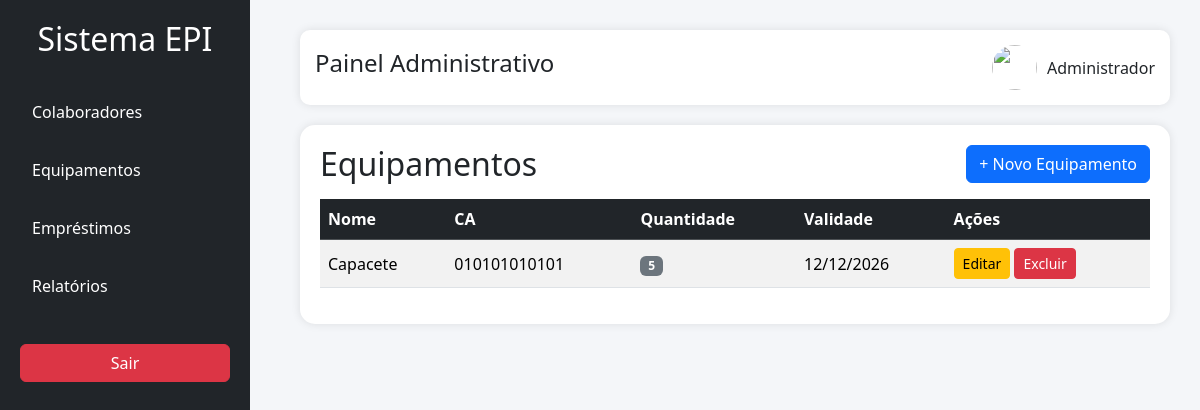
Before: /equipamentos/ (signed in) with the older database file.
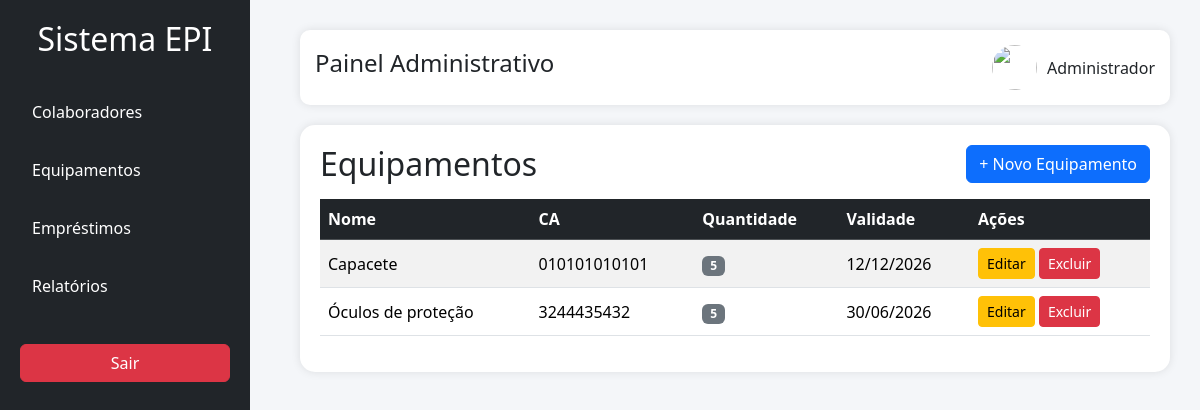
After: the same page with the newer database file.
### equipamentos/models.py (models this page shows, shortened)
class Equipamento(models.Model):
    nome_epi = models.CharField(max_length=100)
    ca = models.CharField(max_length=30)
    quantidade = models.IntegerField()
    validade = models.DateField()
    descricao = models.TextField()

### equipamentos/views.py (the view)
@login_required
def listar_equipamentos(request):
    equipamentos = Equipamento.objects.all()
    return render(request, 'equipamentos/listar.html', {
        'equipamentos': equipamentos
    })

### templates/equipamentos/listar.html
{% extends 'base.html' %}
{% block content %}
<div class="d-flex justify-content-between align-items-center mb-3">
    <h2 class="mb-0">Equipamentos</h2>
    <a href="{% url 'cadastrar_equipamento' %}" class="btn btn-primary">
        + Novo Equipamento
    </a>
</div>
<table class="table table-hover table-striped align-middle">
    <thead class="table-dark">
        <tr>
            <th>Nome</th>
            <th>CA</th>
            <th>Quantidade</th>
            <th>Validade</th>
            <th>Ações</th>
        </tr>
    </thead>
    <tbody>
        {% for equipamento in equipamentos %}
        <tr>
            <td>{{ equipamento.nome_epi }}</td>
            <td>{{ equipamento.ca }}</td>
            <td>
                <span class="badge bg-secondary">
                    {{ equipamento.quantidade }}
                </span>
            </td>
            <td>{{ equipamento.validade|date:"d/m/Y" }}</td>
            <td>
                <a href="{% url 'editar_equipamento' equipamento.id %}"
                   class="btn btn-sm btn-warning">
                    Editar
                </a>
                <a href="{% url 'excluir_equipamento' equipamento.id %}"
                   class="btn btn-sm btn-danger"
                   onclick="return confirm('Tem certeza que deseja excluir este equipamento?');">
                    Excluir
                </a>
            </td>
        </tr>
        {% empty %}
        <tr>
            <td colspan="5" class="text-center">
                Nenhum equipamento cadastrado.
            </td>
        </tr>
        {% endfor %}
    </tbody>
</table>
{% endblock %}

Changed rows visible on the page:
added Equipamento: nome_epi "Óculos de proteção", ca "3244435432", quantidade "5", validade "30/06/2026"
